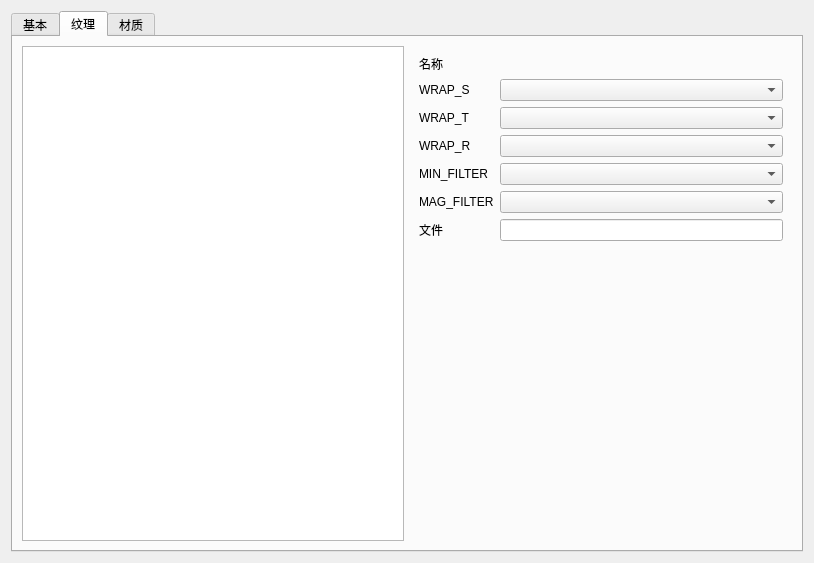
<?xml version="1.0" encoding="UTF-8"?>
<ui version="4.0">
 <class>StateSetView</class>
 <widget class="QWidget" name="StateSetView">
  <property name="geometry">
   <rect>
    <x>0</x>
    <y>0</y>
    <width>814</width>
    <height>563</height>
   </rect>
  </property>
  <property name="windowTitle">
   <string>Form</string>
  </property>
  <layout class="QVBoxLayout" name="verticalLayout_3" stretch="0">
   <item>
    <widget class="QTabWidget" name="tabWidget">
     <property name="currentIndex">
      <number>1</number>
     </property>
     <widget class="QWidget" name="tab">
      <attribute name="title">
       <string>基本</string>
      </attribute>
      <layout class="QVBoxLayout" name="verticalLayout">
       <item>
        <layout class="QHBoxLayout" name="horizontalLayout">
         <property name="topMargin">
          <number>0</number>
         </property>
         <property name="rightMargin">
          <number>0</number>
         </property>
         <item>
          <widget class="QLabel" name="label">
           <property name="text">
            <string>名称：</string>
           </property>
          </widget>
         </item>
         <item>
          <widget class="QLabel" name="name">
           <property name="sizePolicy">
            <sizepolicy hsizetype="Expanding" vsizetype="Preferred">
             <horstretch>0</horstretch>
             <verstretch>0</verstretch>
            </sizepolicy>
           </property>
           <property name="text">
            <string/>
           </property>
          </widget>
         </item>
        </layout>
       </item>
       <item>
        <spacer name="verticalSpacer">
         <property name="orientation">
          <enum>Qt::Vertical</enum>
         </property>
         <property name="sizeHint" stdset="0">
          <size>
           <width>20</width>
           <height>40</height>
          </size>
         </property>
        </spacer>
       </item>
      </layout>
     </widget>
     <widget class="QWidget" name="tab_2">
      <attribute name="title">
       <string>纹理</string>
      </attribute>
      <layout class="QHBoxLayout" name="horizontalLayout_2">
       <item>
        <widget class="QTreeView" name="texture_tree_view"/>
       </item>
       <item>
        <widget class="QStackedWidget" name="texture_stacked">
         <property name="currentIndex">
          <number>0</number>
         </property>
         <widget class="QWidget" name="texture">
          <layout class="QGridLayout" name="gridLayout" columnstretch="0,1">
           <item row="6" column="1">
            <widget class="QComboBox" name="min_filter_combo_box">
             <property name="enabled">
              <bool>true</bool>
             </property>
             <item>
              <property name="text">
               <string/>
              </property>
             </item>
             <item>
              <property name="text">
               <string>LINEAR</string>
              </property>
             </item>
             <item>
              <property name="text">
               <string>LINEAR_MIPMAP_LINEAR</string>
              </property>
             </item>
             <item>
              <property name="text">
               <string>LINEAR_MIPMAP_NEAREST</string>
              </property>
             </item>
             <item>
              <property name="text">
               <string>NEAREST</string>
              </property>
             </item>
             <item>
              <property name="text">
               <string>NEAREST_MIPMAP_LINEAR</string>
              </property>
             </item>
             <item>
              <property name="text">
               <string>NEAREST_MIPMAP_NEAREST</string>
              </property>
             </item>
            </widget>
           </item>
           <item row="2" column="0">
            <widget class="QLabel" name="label_3">
             <property name="text">
              <string>名称</string>
             </property>
            </widget>
           </item>
           <item row="8" column="1">
            <widget class="QLineEdit" name="texture_file_label">
             <property name="focusPolicy">
              <enum>Qt::NoFocus</enum>
             </property>
            </widget>
           </item>
           <item row="7" column="0">
            <widget class="QLabel" name="label_8">
             <property name="text">
              <string>MAG_FILTER</string>
             </property>
            </widget>
           </item>
           <item row="5" column="1">
            <widget class="QComboBox" name="wrap_r_combo_box">
             <property name="enabled">
              <bool>true</bool>
             </property>
             <item>
              <property name="text">
               <string/>
              </property>
             </item>
             <item>
              <property name="text">
               <string>CLAMP</string>
              </property>
             </item>
             <item>
              <property name="text">
               <string>CLAMP_TO_EDGE</string>
              </property>
             </item>
             <item>
              <property name="text">
               <string>CLAMP_TO_BORDER</string>
              </property>
             </item>
             <item>
              <property name="text">
               <string>REPEAT</string>
              </property>
             </item>
             <item>
              <property name="text">
               <string>MIRROR</string>
              </property>
             </item>
            </widget>
           </item>
           <item row="3" column="0">
            <widget class="QLabel" name="label_5">
             <property name="text">
              <string>WRAP_S</string>
             </property>
            </widget>
           </item>
           <item row="4" column="0">
            <widget class="QLabel" name="label_4">
             <property name="text">
              <string>WRAP_T</string>
             </property>
            </widget>
           </item>
           <item row="3" column="1">
            <widget class="QComboBox" name="wrap_s_combo_box">
             <property name="enabled">
              <bool>true</bool>
             </property>
             <item>
              <property name="text">
               <string/>
              </property>
             </item>
             <item>
              <property name="text">
               <string>CLAMP</string>
              </property>
             </item>
             <item>
              <property name="text">
               <string>CLAMP_TO_EDGE</string>
              </property>
             </item>
             <item>
              <property name="text">
               <string>CLAMP_TO_BORDER</string>
              </property>
             </item>
             <item>
              <property name="text">
               <string>REPEAT</string>
              </property>
             </item>
             <item>
              <property name="text">
               <string>MIRROR</string>
              </property>
             </item>
            </widget>
           </item>
           <item row="6" column="0">
            <widget class="QLabel" name="label_7">
             <property name="text">
              <string>MIN_FILTER</string>
             </property>
            </widget>
           </item>
           <item row="8" column="0">
            <widget class="QLabel" name="label_2">
             <property name="text">
              <string>文件</string>
             </property>
            </widget>
           </item>
           <item row="4" column="1">
            <widget class="QComboBox" name="wrap_t_combo_box">
             <property name="enabled">
              <bool>true</bool>
             </property>
             <item>
              <property name="text">
               <string/>
              </property>
             </item>
             <item>
              <property name="text">
               <string>CLAMP</string>
              </property>
             </item>
             <item>
              <property name="text">
               <string>CLAMP_TO_EDGE</string>
              </property>
             </item>
             <item>
              <property name="text">
               <string>CLAMP_TO_BORDER</string>
              </property>
             </item>
             <item>
              <property name="text">
               <string>REPEAT</string>
              </property>
             </item>
             <item>
              <property name="text">
               <string>MIRROR</string>
              </property>
             </item>
            </widget>
           </item>
           <item row="5" column="0">
            <widget class="QLabel" name="label_6">
             <property name="text">
              <string>WRAP_R</string>
             </property>
            </widget>
           </item>
           <item row="2" column="1">
            <widget class="QLabel" name="texture_name_label">
             <property name="text">
              <string/>
             </property>
            </widget>
           </item>
           <item row="7" column="1">
            <widget class="QComboBox" name="mag_filter_combo_box">
             <property name="enabled">
              <bool>true</bool>
             </property>
             <item>
              <property name="text">
               <string/>
              </property>
             </item>
             <item>
              <property name="text">
               <string>LINEAR</string>
              </property>
             </item>
             <item>
              <property name="text">
               <string>LINEAR_MIPMAP_LINEAR</string>
              </property>
             </item>
             <item>
              <property name="text">
               <string>LINEAR_MIPMAP_NEAREST</string>
              </property>
             </item>
             <item>
              <property name="text">
               <string>NEAREST</string>
              </property>
             </item>
             <item>
              <property name="text">
               <string>NEAREST_MIPMAP_LINEAR</string>
              </property>
             </item>
             <item>
              <property name="text">
               <string>NEAREST_MIPMAP_NEAREST</string>
              </property>
             </item>
            </widget>
           </item>
           <item row="9" column="0" colspan="2">
            <spacer name="verticalSpacer_3">
             <property name="orientation">
              <enum>Qt::Vertical</enum>
             </property>
             <property name="sizeHint" stdset="0">
              <size>
               <width>20</width>
               <height>40</height>
              </size>
             </property>
            </spacer>
           </item>
          </layout>
         </widget>
         <widget class="QWidget" name="texgen">
          <layout class="QGridLayout" name="gridLayout_2">
           <item row="0" column="0">
            <widget class="QLabel" name="label_9">
             <property name="text">
              <string>Mode</string>
             </property>
            </widget>
           </item>
           <item row="0" column="1">
            <widget class="QComboBox" name="mode_combo_box">
             <item>
              <property name="text">
               <string/>
              </property>
             </item>
             <item>
              <property name="text">
               <string>OBJECT_LINEAR</string>
              </property>
             </item>
             <item>
              <property name="text">
               <string>EYE_LINEAR</string>
              </property>
             </item>
             <item>
              <property name="text">
               <string>SPHERE_MAP</string>
              </property>
             </item>
             <item>
              <property name="text">
               <string>NORMAL_MAP</string>
              </property>
             </item>
             <item>
              <property name="text">
               <string>REFLECTION_MAP</string>
              </property>
             </item>
            </widget>
           </item>
          </layout>
         </widget>
        </widget>
       </item>
      </layout>
     </widget>
     <widget class="QWidget" name="material_tab">
      <attribute name="title">
       <string>材质</string>
      </attribute>
      <layout class="QGridLayout" name="gridLayout_4" columnstretch="0,1">
       <item row="4" column="1">
        <widget class="QWidget" name="shininess_front_spin_box" native="true"/>
       </item>
       <item row="0" column="1">
        <widget class="QWidget" name="ambient_front_spin_box" native="true"/>
       </item>
       <item row="1" column="1">
        <widget class="QWidget" name="diffuse_front_spin_box" native="true"/>
       </item>
       <item row="3" column="0">
        <widget class="QLabel" name="label_14">
         <property name="text">
          <string>Specular(FRONT)</string>
         </property>
        </widget>
       </item>
       <item row="0" column="0">
        <widget class="QLabel" name="label_10">
         <property name="text">
          <string>Ambient(FRONT)</string>
         </property>
        </widget>
       </item>
       <item row="2" column="0">
        <widget class="QLabel" name="label_13">
         <property name="text">
          <string>Emission(FRONT)</string>
         </property>
        </widget>
       </item>
       <item row="1" column="0">
        <widget class="QLabel" name="label_11">
         <property name="text">
          <string>Diffuse(FRONT)</string>
         </property>
        </widget>
       </item>
       <item row="4" column="0">
        <widget class="QLabel" name="label_12">
         <property name="text">
          <string>Shininess(FRONT)</string>
         </property>
        </widget>
       </item>
       <item row="2" column="1">
        <widget class="QWidget" name="emission_front_spin_box" native="true"/>
       </item>
       <item row="3" column="1">
        <widget class="QWidget" name="specular_front_spin_box" native="true"/>
       </item>
       <item row="5" column="0" colspan="2">
        <spacer name="verticalSpacer_2">
         <property name="orientation">
          <enum>Qt::Vertical</enum>
         </property>
         <property name="sizeHint" stdset="0">
          <size>
           <width>20</width>
           <height>40</height>
          </size>
         </property>
        </spacer>
       </item>
      </layout>
     </widget>
    </widget>
   </item>
  </layout>
 </widget>
 <resources/>
 <connections/>
</ui>
